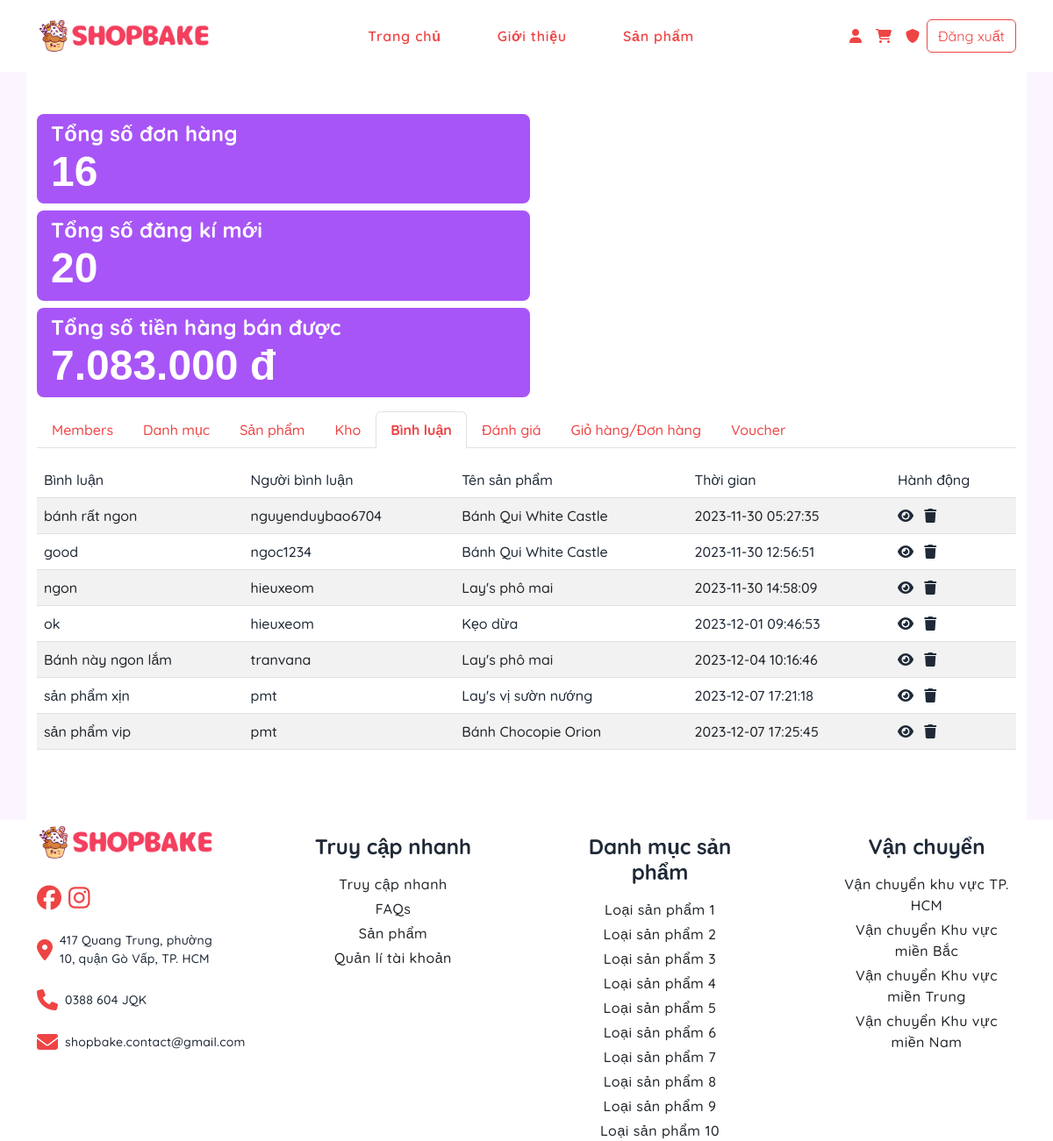
Screenshot of /admin/comments (signed in) with the database file from the repository.
### tables this page shows
CREATE TABLE `product_comments` (
  `comment_id` int(11) NOT NULL AUTO_INCREMENT,
  `prod_id` int(11) NOT NULL,
  `user_id` int(11) NOT NULL,
  `comment_text` text DEFAULT NULL,
  `comment_time` timestamp NOT NULL DEFAULT current_timestamp(),
  PRIMARY KEY (`comment_id`),
  KEY `fk_prod_cmt_idx` (`prod_id`),
  KEY `fk_user_cmt_idx` (`user_id`),
  CONSTRAINT `fk_prod_cmt` FOREIGN KEY (`prod_id`) REFERENCES `products` (`prod_id`),
  CONSTRAINT `fk_user_cmt` FOREIGN KEY (`user_id`) REFERENCES `users` (`user_id`)
);

CREATE TABLE `products` (
  `prod_id` int(11) NOT NULL AUTO_INCREMENT,
  `prod_name` varchar(255) NOT NULL,
  `prod_desc` text DEFAULT NULL,
  `prod_price` int(11) NOT NULL,
  `category_id` int(11) NOT NULL,
  `views` int(11) DEFAULT 0,
  `best_sell` enum('0','1') DEFAULT '0',
  `img_path` text NOT NULL,
  `is_delete` enum('0','1') DEFAULT '0',
  PRIMARY KEY (`prod_id`),
  KEY `fk_cat_idx` (`category_id`),
  CONSTRAINT `fk_cat` FOREIGN KEY (`category_id`) REFERENCES `categories` (`category_id`)
);

### app/controllers/BaseController.php (called while the page is built, shortened)
<?php
class BaseController
{
    protected function view($viewPath, array $params = [])
    {
        $newViewPath = self::VIEW_FOLDER . "/" . str_replace('.', '/', $viewPath) . '.php';
        require $newViewPath;
    }
}
?>

### app/core/Database.php (called while the page is built)
<?php
class Database {
    private $host = DB_HOST;
    private $db_name = DB_NAME;
    private $username = DB_USER;
    private $password = DB_PASS;
    public function getConnection() {
        $conn = null;
        try {
            $conn = new PDO("mysql:host={$this->host};dbname={$this->db_name};charset=utf8mb4", $this->username, $this->password);
            $conn->setAttribute(PDO::ATTR_ERRMODE, PDO::ERRMODE_EXCEPTION);
        } catch (PDOException $e) {
            echo "Connection error: " . $e->getMessage();
        }
        return $conn;
    }
}

### app/models/BaseModel.php (called while the page is built, shortened)
<?php
class BaseModel extends Database
{
    protected $conn;
    public function __construct()
    {
        $this->conn = $this->getConnection();
    }
    public function getTwoTable($table1, $table2, $joinColumn, $table1Select = [], $table2Select = [], $conditions = [], $limit = null, $order = null)
    {
        return $this->_queryWithJoin($table1, $table2, $joinColumn, $table1Select, $table2Select, $conditions, $limit, $order);
    }
    private function _queryWithJoin($table1, $table2, $joinColumn, $table1Select = [], $table2Select = [], $conditions = [], $limit = null, $order = null)
    {
        try {
            $columns1 = $table1 . '.' . implode(", $table1.", $table1Select);
            $columns2 = $table2 . '.' . implode(", $table2.", $table2Select);
            $sql = "SELECT $columns1, $columns2 FROM $table1
                    JOIN $table2 ON $table1.$joinColumn = $table2.$joinColumn";
            $stmt = $this->conn->prepare($sql);
            $stmt->execute();
            return $stmt->fetchAll(PDO::FETCH_ASSOC);
        } catch (PDOException $e) {
            echo "Error: " . $e->getMessage();
            return [];
        }
    }
}
?>

### app/models/CommentModel.php (called while the page is built, shortened)
<?php
class CommentModel extends BaseModel
{
    public function getAllComment()
    {
        $a1 = $this->getTwoTable(table1: self::PRODUCT_COMMENTS_TABLE, table2: self::PROD_TABLE, joinColumn: "prod_id", table1Select: [
            "comment_id",
            "comment_text",
            "comment_time",
        ], table2Select: [
            "prod_id",
            "prod_name"
        ]);
        $a2 = $this->getTwoTable(table1: self::PRODUCT_COMMENTS_TABLE, table2: self::USER_TABLE, joinColumn: "user_id", table1Select: [
            "comment_id",
        ], table2Select: [
            "username"
        ]);
        return array_merge($a1, $a2);
    }
}

### app/models/AdminModel.php (called while the page is built, shortened)
<?php
class AdminModel extends BaseModel
{
    public function mergeArray($originalArray, $byKey)
    {
        $mergedArray = [];
        foreach ($originalArray as $item) {
            $key = $item[$byKey];
            if (!array_key_exists($key, $mergedArray)) {
                $mergedArray[$key] = $item;
            } else {
                $mergedArray[$key] = array_merge($mergedArray[$key], $item);
            }
        }
        $mergedArray = array_values($mergedArray);
        return ($mergedArray);
    }
}

### app/views/admin/commentViews.php (the view)
<main class="container-fluid">
    <div class="bg-white container-lg py-5">
        <?php require_once "./app/views/admin/head_tabs.php" ?>
        <div class="py-3">
            <div class="table-responsive">
                <div class="table-wrapper">
                    <table class="table table-striped table-hover">
                        <thead>
                        <tr>
                            <th>Bình luận</th>
                            <th>Người bình luận</th>
                            <th>Tên sản phẩm</th>
                            <th>Thời gian</th>
                            <th>Hành động</th>
                        </tr>
                        </thead>
                        <tbody>
                        <?php
                        foreach ($listComments as $comment) {
                            echo "
                                    <tr>
                                        <td>$comment[comment_text]</td>
                                        <td>$comment[username]</td>
                                        <td>$comment[prod_name]</td>
                                        <td>$comment[comment_time]</td>
                                        <td>
                                            <a href='" . BASEPATH . "/product/details/$comment[prod_id]#cmtId=$comment[comment_id]' class='me-2'><i class='fa-solid fa-eye'></i></a>
                                            <a href='" . BASEPATH . "/admin/comments/delete?commentId=$comment[comment_id]' class='me-2'><i class='fa-solid fa-trash'></i></a>
                                        </td>
                                    </tr>
                                    ";
                        }
                        ?>
                        </tbody>
                    </table>
                </div>
            </div>
        </div>
    </div>
</main>

### public/css/style.css (style rules this page uses)
:root { --text-dark-500: #6b7280; --text-dark-base: #1f2937; --text-dark-950: #030712; --text-light-base: #fff; --primary-color: var(--rose-500); --secondary-color: var(--yellow-500); --third-color: var(--purple-500); --gray-500: #6b7280; --gray-800: #1f2937; --gray-950: #030712; --rose-50: #fef2f2; --rose-100: #fee2e2; --rose-200: #fecaca; --rose-300: #fca5a5; --rose-400: #f87171; --rose-500: #ef4444; --rose-600: #dc2626; --rose-700: #b91c1c; --rose-800: #991b1b; --rose-900: #7f1d1d; --rose-950: #450a0a; --yellow-50: #fefce8; --yellow-100: #fef9c3; --yellow-200: #fef08a; --yellow-300: #fde047; --yellow-400: #facc15; --yellow-500: #eab308; --yellow-600: #ca8a04; --yellow-700: #a16207; --yellow-800: #854d0e; --yellow-900: #713f12; --yellow-950: #422006; --purple-50: #faf5ff; --purple-100: #f3e8ff; --purple-200: #e9d5ff; --purple-300: #d8b4fe; --purple-400: #c084fc; --purple-500: #a855f7; --purple-600: #9333ea; --purple-700: #7e22ce; --purple-800: #6b21a8; --purple-900: #581c87; --purple-950: #3b0764; --success: #65a30d; --fail: #dc2626; --wait: #eab308; --quicksand-font: 'Quicksand', sans-serif; --helvetica-font: 'Helvetica', sans-serif; }
* { font-family: var(--quicksand-font); margin: 0; padding: 0; box-sizing: border-box; font-weight: 500; font-size: 16px; color: var(--text-dark-base); }
.bg-white { background: #fff; }

### public/css/home.css (style rules this page uses)
main { background: var(--purple-50); }

### rows the page displays
product_comments: comment_text "bánh rất ngon", comment "nguyenduybao6704", prod.prod_name "Bánh Qui White Castle", comment_time "2023-11-30 05:27:35"
product_comments: comment_text "good", comment "ngoc1234", prod.prod_name "Bánh Qui White Castle", comment_time "2023-11-30 12:56:51"
product_comments: comment_text "ngon", comment "hieuxeom", prod.prod_name "Lay's phô mai", comment_time "2023-11-30 14:58:09"
product_comments: comment_text "ok", comment "hieuxeom", prod.prod_name "Kẹo dừa", comment_time "2023-12-01 09:46:53"
product_comments: comment_text "Bánh này ngon lắm", comment "tranvana", prod.prod_name "Lay's phô mai", comment_time "2023-12-04 10:16:46"
product_comments: comment_text "sản phẩm xịn", comment "pmt", prod.prod_name "Lay's vị sườn nướng", comment_time "2023-12-07 17:21:18"
product_comments: comment_text "sản phẩm vip", comment "pmt", prod.prod_name "Bánh Chocopie Orion", comment_time "2023-12-07 17:25:45"

### other values shown
$analyticsArray["totalOrders"] "16"
$analyticsArray["totalUsers"] "20"
$analyticsArray["totalRevenue"] "7.083.000"
$item_key "Members"
$item_key "Danh mục"
$item_key "Sản phẩm"
$item_key "Kho"
$item_key "Bình luận"
$item_key "Đánh giá"
$item_key "Giỏ hàng/Đơn hàng"
$item_key "Voucher"
